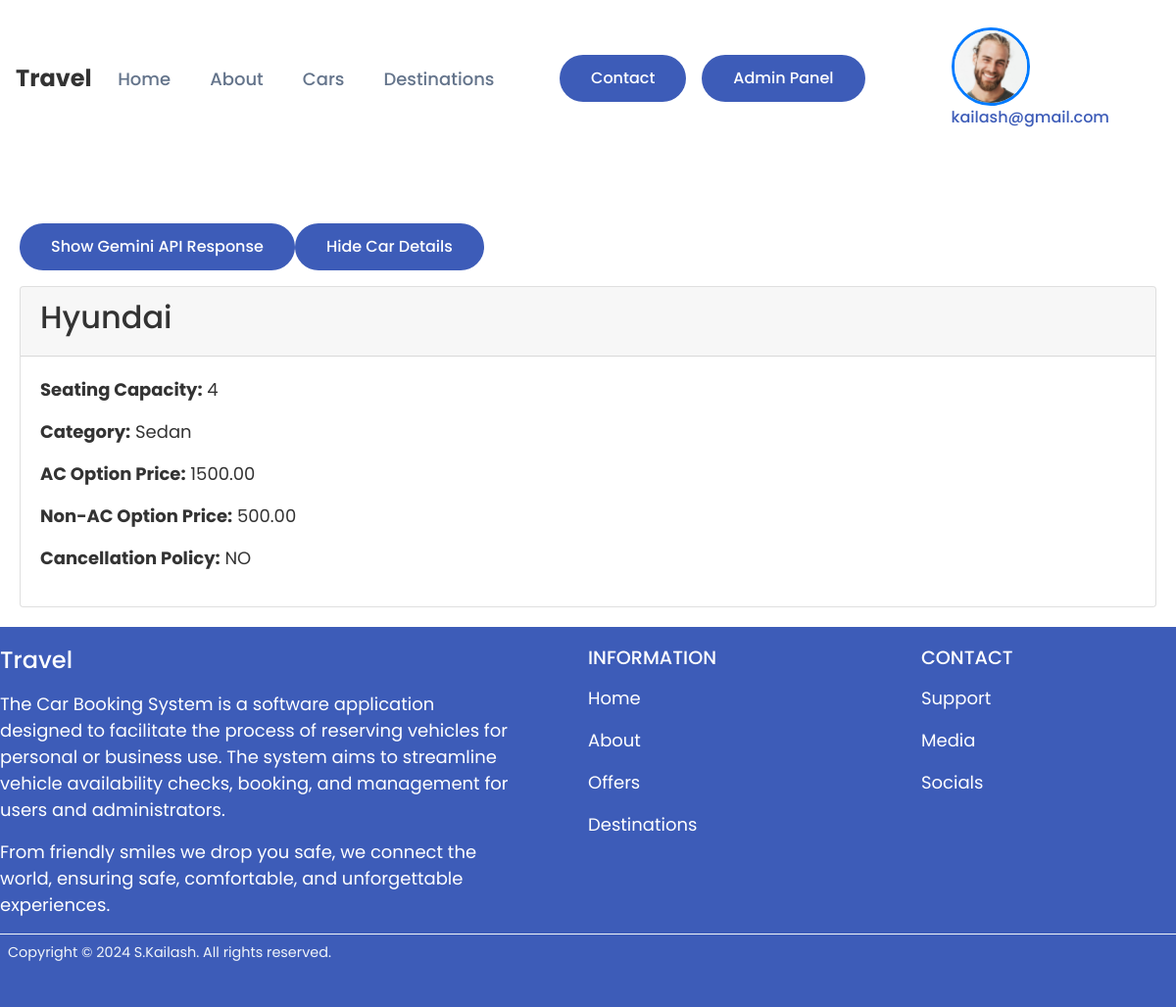
Screenshot of /car_details.php?id=5 (signed in) with the database file from the repository.
### tables this page shows
CREATE TABLE `users` (
  `id` int(11) NOT NULL,
  `username` varchar(12) NOT NULL,
  `firstname` varchar(255) NOT NULL,
  `lastname` varchar(255) NOT NULL,
  `phone_number` varchar(10) NOT NULL,
  `email` varchar(255) NOT NULL,
  `password` varchar(255) NOT NULL,
  `role` enum('user','admin') NOT NULL DEFAULT 'user',
  `profile_pic` blob DEFAULT 'uploads/default.png',
  `otp` varchar(6) DEFAULT NULL,
  `verified` tinyint(1) DEFAULT 0
);

CREATE TABLE `cars` (
  `id` int(11) NOT NULL,
  `car_name` varchar(100) NOT NULL,
  `seating_capacity` int(11) NOT NULL,
  `car_category` varchar(50) NOT NULL,
  `ac_option` decimal(10,2) NOT NULL,
  `non_ac_option` decimal(10,2) NOT NULL,
  `cancellation_policy` varchar(255) NOT NULL,
  `image_path` blob NOT NULL,
  `uploaded_by` int(11) NOT NULL,
  `created_at` timestamp NOT NULL DEFAULT current_timestamp(),
  `location` varchar(255) DEFAULT NULL,
  `likes` int(11) NOT NULL DEFAULT 0
);

### car_details.php (the view, shortened to what this page needs)
<?php
include 'config.php';
include 'header.php';
if (isset($_GET['id'])) {
    $car_id = intval($_GET['id']);
    $sql = "SELECT * FROM cars WHERE id = ?";
    $stmt = $conn->prepare($sql);
    $stmt->bind_param("i", $car_id);
    $stmt->execute();
    $result = $stmt->get_result();
    if ($result->num_rows > 0) {
        $car = $result->fetch_assoc();
        echo '<div class="container mt-5">';
        echo '<button id="showApiButton" class="btn btn-secondary mb-3">Show Gemini API Response</button>';
        echo '<button id="showCarButton" class="btn btn-primary mb-3">Hide Car Details</button>';
        echo '<div id="carDetails" class="card">';
        echo '<div class="card-header">';
        echo '<h2>' . $car["car_name"] . '</h2>';
        echo '</div>';
        echo '<div class="card-body">';
        echo '<p><strong>Seating Capacity:</strong> ' . $car["seating_capacity"] . '</p>';
        echo '<p><strong>Category:</strong> ' . $car["car_category"] . '</p>';
        echo '<p><strong>AC Option Price:</strong> ' . $car["ac_option"] . '</p>';
        echo '<p><strong>Non-AC Option Price:</strong> ' . $car["non_ac_option"] . '</p>';
        echo '<p><strong>Cancellation Policy:</strong> ' . $car["cancellation_policy"] . '</p>';
        echo '</div>';
        echo '</div>';
        echo '</div>';
    } else {
        echo '<div class="container mt-5"><div class="alert alert-danger">Car not found.</div></div>';
    }
} else {
    echo '<div class="container mt-5"><div class="alert alert-danger">No car ID provided.</div></div>';
}
include 'footer.php';
?>

### header.php (shortened to what this page needs)
<?php
include_once 'config.php';
$loggedIn = false;
$email = '';
if (isset($_SESSION['email'])) {
    $email = $_SESSION['email'];
    $loggedIn = true;
    $sql = "SELECT firstname, lastname, email, phone_number, profile_pic FROM users WHERE email = ?";
    $stmt = $conn->prepare($sql);
    $stmt->bind_param("s", $email);
    $stmt->execute();
    $result = $stmt->get_result();
    $user = $result->fetch_assoc();
}
?>
<head>
    <link rel="stylesheet" href="https://cdn.jsdelivr.net/npm/bootstrap@4.5.2/dist/css/bootstrap.min.css">
    <link rel="stylesheet" href="css/index.css">
</head>
<body>
<header>
    <nav class="nav-container">
        <div class="nav__logo">Travel</div>
        <ul class="nav__links">
            <li class="link"><a href="index.php">Home</a></li>
            <li class="link"><a href="aboutus.php">About</a></li>
            <li class="link parent">
                <a href="car.php">Cars</a>
            </li>
            <li class="link"><a href="Destinations.php">Destinations</a></li>
        </ul>
        <ul class="nav__links">
            <div class="nav-button">
                <button class="btn" data-contact="8309740722">Contact</button>
                <?php if ($loggedIn): ?>
                    <?php if (isset($_SESSION['role']) && $_SESSION['role'] === 'admin'): ?>
                        <li class="link"><a href="admin_panel.php" class="btn">Admin Panel</a></li>
                    <?php endif; ?>
                    <li class="link parent">
                        <?php if (!empty($user['profile_pic']) && $user['profile_pic'] !== 'uploads/default.png'): ?>
                            <button class="btn1">
                                <img style="border: 3px solid #007bff; height: 80px; width: 80px;" src="<?php echo htmlspecialchars($user['profile_pic']); ?>" alt="Profile Picture" id="profilePicNav" class="rounded-circle" width="50" height="50">
                                <i class="ri-user-line"></i> <?php echo htmlspecialchars($email); ?>
                            </button>
                        <?php else: ?>
                            <a href="profile.php" class="btn1">Upload Your Picture 📷<br><?php echo htmlspecialchars($email); ?></a>
                        <?php endif; ?>
                    </li>
                <?php else: ?>
                    <li class="link"><button class="btn" id="openPopup">Login</button></li>
                <?php endif; ?>
            </div>
        </ul>
    </nav>
</header>

### css/index.css (style rules this page uses)
* { padding: 0; margin: 0; box-sizing: border-box; }
body { font-family: "Poppins", sans-serif; background-color: var(--bg-color-light); color: var(--text-color-light); transition: background-color 0.3s ease, color 0.3s ease; }
nav { max-width: none; margin: auto; padding: 1rem; display: flex; align-items: center; justify-content: space-between; }
.nav__links { display: flex; justify-content: space-between; align-items: center; list-style-type: none; margin: 0; padding: 0; }
.nav__links li { margin-right: 20px; position: relative; }
.nav__links li a { margin-right: inherit; text-decoration: none; color: #64748b; font-weight: 500; transition: color 0.3s ease; }
.nav__logo { font-size: 24px; font-weight: bold; }
.nav-button { margin-left: auto; }
.btn { padding: 8px 16px; border: none; background-color: transparent; cursor: pointer; transition: background-color 0.3s ease; }
nav { animation: fadeIn 0.5s ease; }
.nav-button { display: flex; align-items: center; gap: 1rem; }
.nav-button .btn { padding: 0.75rem 2rem; outline: none; border: none; font-size: 1rem; font-weight: 500; color: var(--white); background-color: var(--primary-color); border-radius: 2rem; cursor: pointer; transition: 0.3s; }
.nav-button .btn1 { padding: 0.75rem 2rem; outline: none; border: none; font-size: 1rem; font-weight: 500; color: var(--primary-color); background-color: var(--white); border-radius: 2rem; cursor: pointer; transition: 0.3s; }
.btn1 { padding: 0.75rem 2rem; outline: none; border: none; font-size: 1rem; font-weight: 500; color: var(--white); border-radius: 2rem; cursor: pointer; transition: 0.3s; }
.btn { padding: 0.75rem 2rem; outline: none; border: none; font-size: 1rem; font-weight: 500; color: var(--white); background-color: var(--primary-color); border-radius: 2rem; cursor: pointer; transition: 0.3s; }
.container { max-width: 1200px; margin: 0 auto; padding: 20px; }
img { width: 100%; display: flex; }
@media only screen and (min-width: 1025px) { body { font-size: 18px; } }

### rows the page displays
users: profile_pic (picture)
cars: car_name "Hyundai", seating_capacity "4", car_category "Sedan", ac_option "1500.00", non_ac_option "500.00", cancellation_policy "NO"

### other values shown
$email "kailash@gmail.com"
